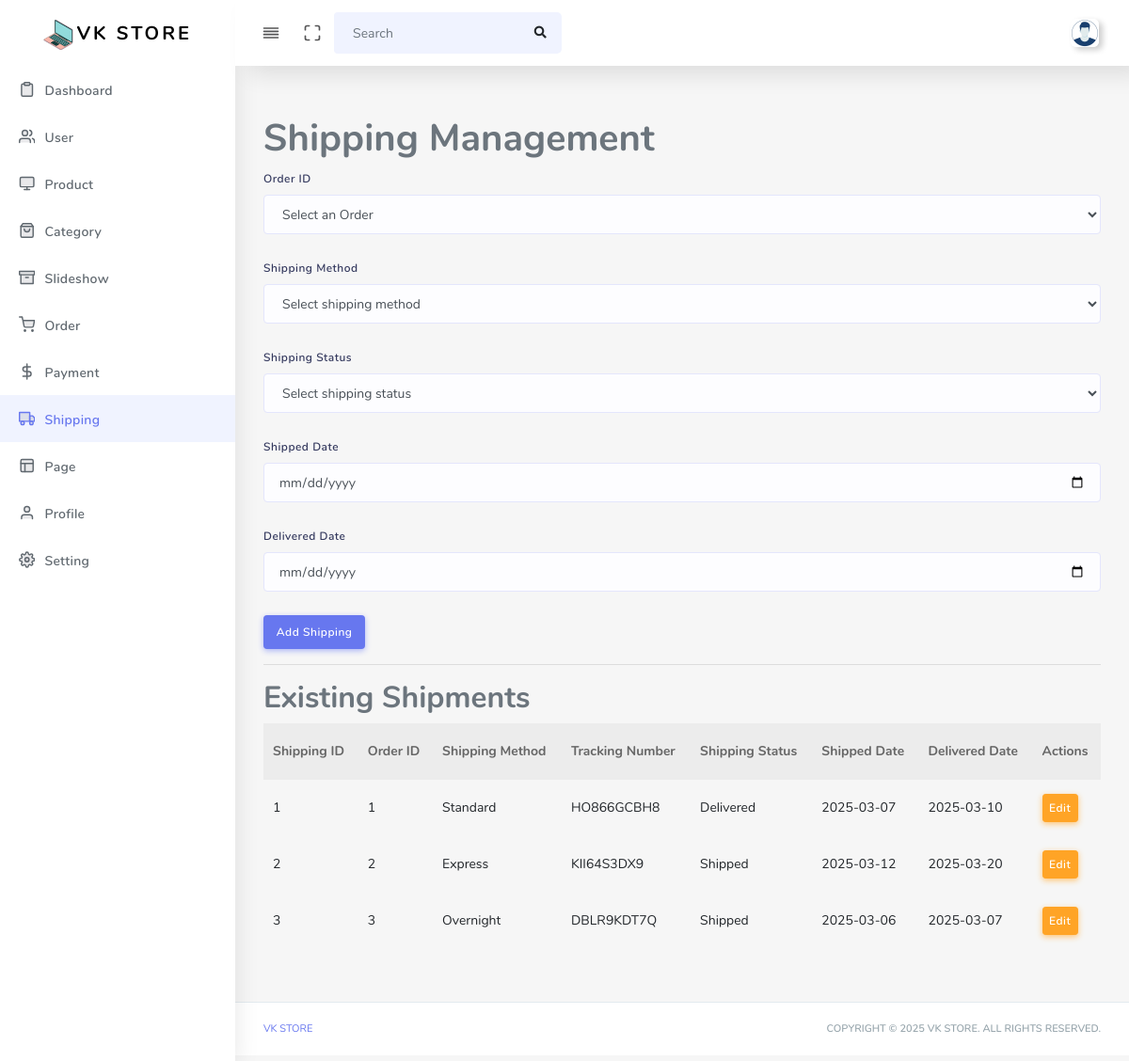
/admin/index.php?p=shipping (signed in), run on the app's committed database.
### tables this page shows
CREATE TABLE IF NOT EXISTS `tb_shipping` (
  `id` int NOT NULL AUTO_INCREMENT,
  `order_id` int DEFAULT NULL,
  `shipping_method` enum('standard','express','overnight') DEFAULT 'standard',
  `tracking_number` varchar(100) DEFAULT NULL,
  `shipping_status` enum('pending','shipped','delivered') DEFAULT 'pending',
  `shipped_date` timestamp NULL DEFAULT NULL,
  `delivered_date` timestamp NULL DEFAULT NULL,
  PRIMARY KEY (`id`),
  KEY `order_id` (`order_id`)
);

### lib/db.php (called while the page is built, shortened)
<?php
class Database
{
	private $host = "127.0.0.1";
	private $user = "root";
	private $password = "";
	private $dbname = "vk-store";
	private $conn;
	public function __construct()
	{
		try {
			$dsn = "mysql:host={$this->host};dbname={$this->dbname};charset=utf8";
			$this->conn = new PDO($dsn, $this->user, $this->password);
			$this->conn->setAttribute(PDO::ATTR_ERRMODE, PDO::ERRMODE_EXCEPTION);
		} catch (PDOException $e) {
			die("Connection failed: " . $e->getMessage());
		}
	}
	public function select($table, $columns = "*", $criteria = "", $clause = "")
	{
		$sql = "SELECT $columns FROM $table";
		$stmt = $this->conn->prepare($sql);
		$stmt->execute();
		return $stmt->fetchAll(PDO::FETCH_ASSOC);
	}
}

### admin/shipping.php (the view, shortened to what this page needs)
<?php
require_once "../lib/db.php";
$db = new Database();
$shippings = $db->select("tb_shipping s JOIN tb_order o ON s.order_id = o.id", "s.*, o.total_amount");
?>
<div class="main-content">
  <section class="section">
    <h1>Shipping Management</h1>
    <form action="" method="POST">
      <div class="form-group">
        <label>Order ID</label>
        <select name="order_id" id="order_id" class="form-control" required>
          <option value="" disabled selected>Select an Order</option>
        </select>
      </div>
      <div class="form-group">
        <label>Shipping Method</label>
        <select name="shipping_method" id="shipping_method" class="form-control" required>
          <option value="" disabled selected>Select shipping method</option>
        </select>
      </div>
      <div class="form-group">
        <label>Shipping Status</label>
        <select name="shipping_status" id="shipping_status" class="form-control" required>
          <option value="" disabled selected>Select shipping status</option>
        </select>
      </div>
      <div class="form-group">
        <label>Shipped Date</label>
        <input type="date" name="shipped_date" id="shipped_date" class="form-control">
      </div>
      <div class="form-group">
        <label>Delivered Date</label>
        <input type="date" name="delivered_date" id="delivered_date" class="form-control">
      </div>
      <button type="submit" name="add_shipping" class="btn btn-primary">Add Shipping</button>
    </form>
    <hr>
    <h2>Existing Shipments</h2>
    <table class="table">
      <thead>
        <tr>
          <th>Shipping ID</th>
          <th>Order ID</th>
          <th>Shipping Method</th>
          <th>Tracking Number</th>
          <th>Shipping Status</th>
          <th>Shipped Date</th>
          <th>Delivered Date</th>
          <th>Actions</th>
        </tr>
      </thead>
      <tbody>
        <?php foreach ($shippings as $shipping): ?>
          <tr>
            <td><?= $shipping['id']; ?></td>
            <td><?= $shipping['order_id']; ?></td>
            <td><?= ucfirst($shipping['shipping_method']); ?></td>
            <td><?= $shipping['tracking_number']; ?></td>
            <td><?= ucfirst($shipping['shipping_status']); ?></td>
            <td><?= date('Y-m-d', strtotime($shipping['shipped_date'])); ?></td>
            <td><?= date('Y-m-d', strtotime($shipping['delivered_date'])); ?></td>
            <td>
              <button class="btn btn-warning btn-sm edit-shipping" data-shipping='<?= json_encode($shipping); ?>'>Edit</button>
            </td>
          </tr>
        <?php endforeach; ?>
      </tbody>
    </table>
  </section>
</div>

### data on the page
tb_shipping: id "1", order "1", shipping_method "Standard", tracking_number "HO866GCBH8", shipping_status "Delivered", shipped_date "2025-03-07", delivered_date "2025-03-10"
tb_shipping: id "2", order "2", shipping_method "Express", tracking_number "KII64S3DX9", shipping_status "Shipped", shipped_date "2025-03-12", delivered_date "2025-03-20"
tb_shipping: id "3", order "3", shipping_method "Overnight", tracking_number "DBLR9KDT7Q", shipping_status "Shipped", shipped_date "2025-03-06", delivered_date "2025-03-07"
